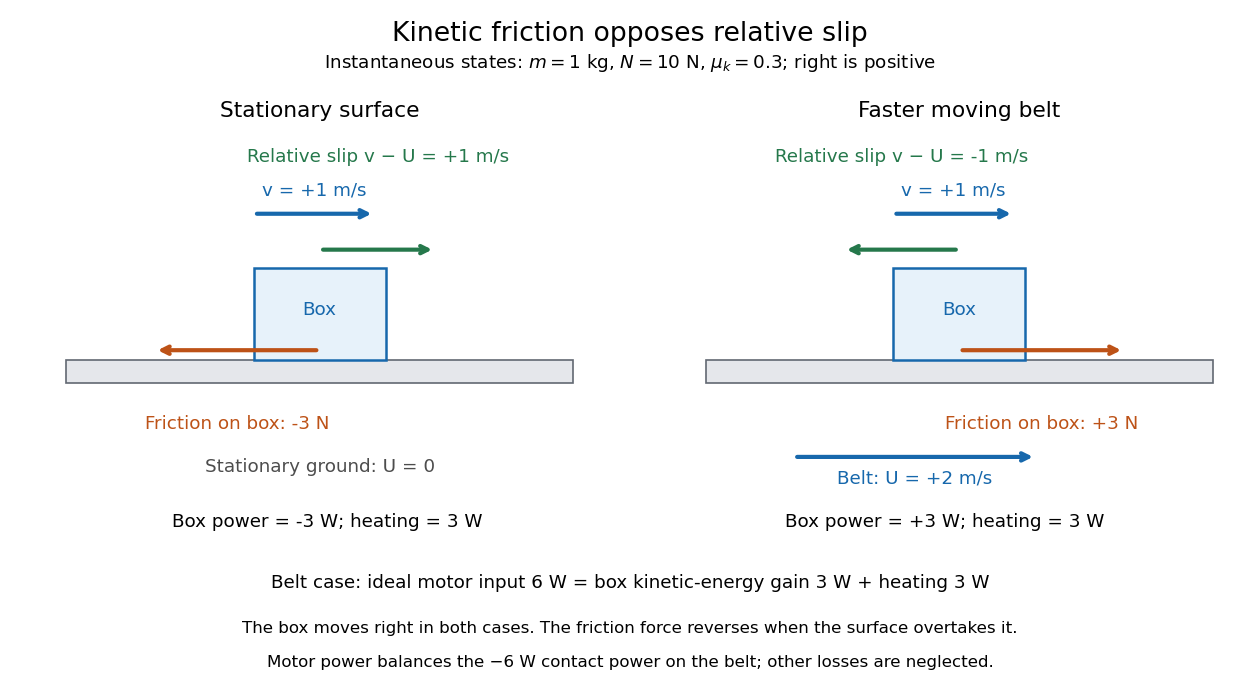

This chart was generated by the following Python code:
"""Compare instantaneous friction on a box with two surface velocities.

Writes an opaque white PNG to CWD. Tested with Python 3.14.4,
NumPy 2.3.5 and Matplotlib 3.10.7 (distribution build 3.10.7+dfsg1).
Stipulated dry-contact parameters; arrows show velocities and contact force,
not a trajectory. The ideal belt motor maintains U and has no other losses.
"""

from pathlib import Path

import matplotlib

matplotlib.use("Agg")
import matplotlib.pyplot as plt
from matplotlib.patches import Rectangle
import numpy as np


def arrow(ax, start, end, label, color, label_y):
    ax.annotate("", xy=end, xytext=start,
                arrowprops={"arrowstyle": "->", "lw": 2.5, "color": color})
    ax.text((start[0] + end[0]) / 2, label_y, label,
            color=color, ha="center", fontsize=11)


def main():
    box_velocity = 1.0
    surface_velocities = np.array([0.0, 2.0])
    mu_kinetic, normal_force = 0.3, 10.0
    slips = box_velocity - surface_velocities
    forces = -mu_kinetic * normal_force * np.sign(slips)
    box_powers = forces * box_velocity
    heating = -forces * slips
    blue, orange, green = "#1768ac", "#bd5217", "#25784b"
    plt.rcParams.update({"font.size": 11, "figure.facecolor": "white",
                         "axes.facecolor": "white"})
    fig, axes = plt.subplots(1, 2, figsize=(10.5, 5.7), dpi=120)
    fig.subplots_adjust(left=.035, right=.98, bottom=.29, top=.80, wspace=.16)
    for i, ax in enumerate(axes):
        ax.set(xlim=(0, 5), ylim=(0, 3.4))
        ax.axis("off")
        ax.add_patch(Rectangle((.2, 1.0), 4.6, .22, facecolor="#e5e7eb",
                               edgecolor="#626872"))
        ax.add_patch(Rectangle((1.9, 1.22), 1.2, .9,
                               facecolor="#e7f2fa", edgecolor=blue, lw=1.5))
        ax.text(2.5, 1.66, "Box", ha="center", color=blue)
        arrow(ax, (1.9, 2.65), (3.0, 2.65), "v = +1 m/s", blue, 2.83)
        force_end = 1.0 if forces[i] < 0 else 4.0
        arrow(ax, (2.5, 1.32), (force_end, 1.32),
              f"Friction on box: {forces[i]:+g} N", orange, .55)
        slip_end = 3.55 if slips[i] > 0 else 1.45
        arrow(ax, (2.5, 2.30), (slip_end, 2.30),
              f"Relative slip v − U = {slips[i]:+g} m/s", green, 3.15)
        if surface_velocities[i] == 0:
            ax.text(2.5, .13, "Stationary ground: U = 0", ha="center", color=".3")
        else:
            arrow(ax, (1.0, .28), (3.2, .28),
                  "Belt: U = +2 m/s", blue, .02)
        ax.set_title("Stationary surface" if i == 0 else "Faster moving belt",
                     fontsize=13, pad=12)
    fig.suptitle("Kinetic friction opposes relative slip", fontsize=16, y=.97)
    fig.text(.5, .90, r"Instantaneous states: $m=1$ kg, $N=10$ N, $\mu_k=0.3$; right is positive",
             ha="center", fontsize=11)
    fig.text(.26, .23, f"Box power = {box_powers[0]:+g} W; heating = {heating[0]:g} W",
             ha="center", fontsize=11)
    fig.text(.75, .23, f"Box power = {box_powers[1]:+g} W; heating = {heating[1]:g} W",
             ha="center", fontsize=11)
    fig.text(.5, .14, "Belt case: ideal motor input 6 W = box kinetic-energy gain 3 W + heating 3 W",
             ha="center", fontsize=11)
    fig.text(.5, .075, "The box moves right in both cases. The friction force reverses when the surface overtakes it.",
             ha="center", fontsize=10)
    fig.text(.5, .025, "Motor power balances the −6 W contact power on the belt; other losses are neglected.",
             ha="center", fontsize=10)
    fig.savefig(Path(__file__).stem + ".png", facecolor="white", transparent=False)
    plt.close(fig)


if __name__ == "__main__":
    main()
